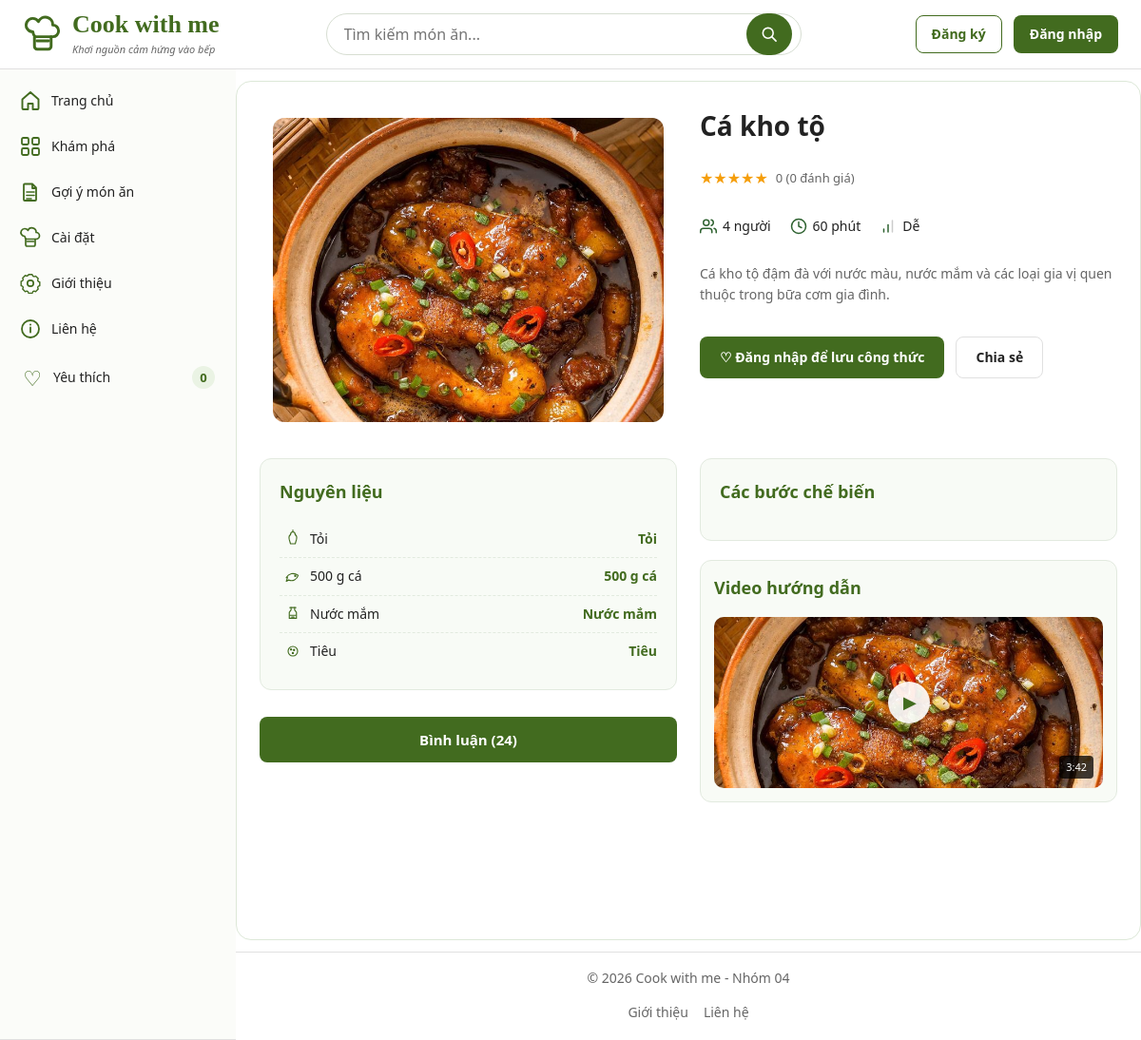
The app's page /chi-tiet.php?id=ca-kho-to, older data.
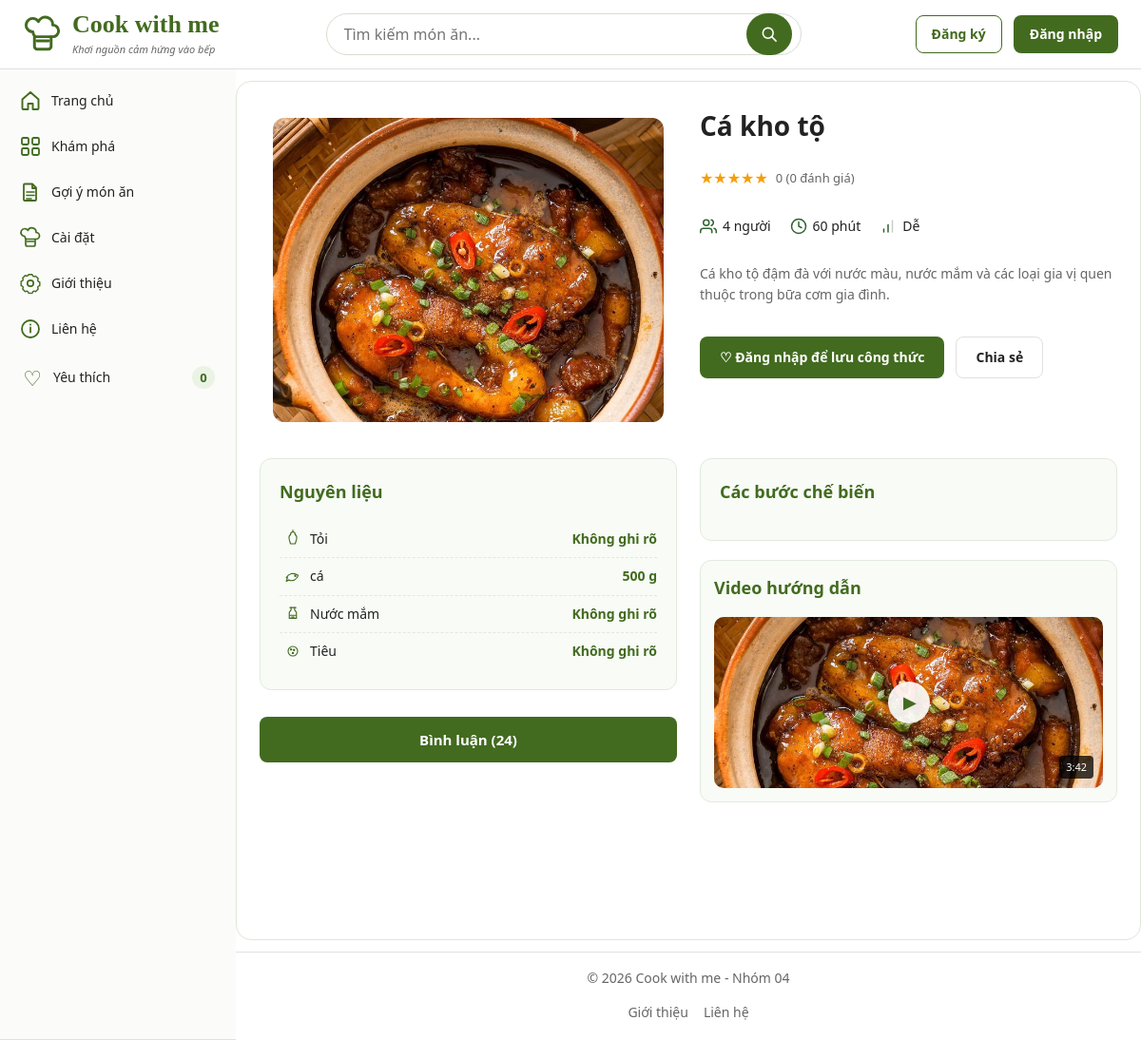
The same page, newer data.
### tables this page shows
CREATE TABLE mon_an (
    id INT UNSIGNED AUTO_INCREMENT PRIMARY KEY,
    slug VARCHAR(150) NOT NULL UNIQUE,
    danh_muc_id INT UNSIGNED NOT NULL,
    ten VARCHAR(200) NOT NULL,
    thoi_gian SMALLINT UNSIGNED NOT NULL,
    khau_phan SMALLINT UNSIGNED NOT NULL,
    do_kho VARCHAR(30) NOT NULL,
    ngan_sach INT UNSIGNED NOT NULL,
    ton_kho INT UNSIGNED NOT NULL DEFAULT 0,
    hinh_anh VARCHAR(255),
    mo_ta TEXT,
    video VARCHAR(255),
    danh_gia DECIMAL(3,2) DEFAULT 0,
    so_luot_danh_gia INT UNSIGNED DEFAULT 0,
    ngay_tao DATETIME NOT NULL
        DEFAULT CURRENT_TIMESTAMP,

    CONSTRAINT fk_mon_an_danh_muc
        FOREIGN KEY (danh_muc_id)
        REFERENCES danh_muc(id)
        ON DELETE RESTRICT,

    CONSTRAINT chk_mon_an_thoi_gian
        CHECK (thoi_gian > 0),

    CONSTRAINT chk_mon_an_khau_phan
        CHECK (khau_phan > 0),

    INDEX idx_mon_an_danh_muc_ngan_sach
        (danh_muc_id, ngan_sach)
);

CREATE TABLE mon_an_nguyen_lieu (
    mon_an_id INT UNSIGNED NOT NULL,
    nguyen_lieu_id INT UNSIGNED NOT NULL,
    so_luong VARCHAR(100) NOT NULL,

    PRIMARY KEY (mon_an_id, nguyen_lieu_id),

    FOREIGN KEY (mon_an_id)
        REFERENCES mon_an(id)
        ON DELETE CASCADE,

    FOREIGN KEY (nguyen_lieu_id)
        REFERENCES nguyen_lieu(id)
        ON DELETE RESTRICT
);

CREATE TABLE nguyen_lieu (
    id INT UNSIGNED AUTO_INCREMENT PRIMARY KEY,
    ten VARCHAR(150) NOT NULL UNIQUE
);

### inc/db.php (called while the page is built)
<?php
function db(): PDO
{
    static $pdo = null;
    if ($pdo === null) {
       $dsn = 'mysql:host=127.0.0.1;port=3306;dbname=ltweb_nhom04;charset=utf8mb4';
        $pdo = new PDO(
            $dsn,
            'root',
            '',
            [
                PDO::ATTR_ERRMODE => PDO::ERRMODE_EXCEPTION,
                PDO::ATTR_DEFAULT_FETCH_MODE => PDO::FETCH_ASSOC,
                PDO::ATTR_EMULATE_PREPARES => false,
            ]
        );
    }
    return $pdo;
}

### src/Data/KhoMonAn.php (called while the page is built, shortened)
<?php
class KhoMonAn
{
    private function chuyenMonAn(array $dong): MonAn
    {
        return MonAn::tuMang([
            'id' => $dong['slug'],
            'ten' => $dong['ten'],
            'danhMuc' => $dong['danh_muc'],
            'thoiGian' => $dong['thoi_gian'],
            'khauPhan' => $dong['khau_phan'],
            'doKho' => $dong['do_kho'],
            'nganSach' => $dong['ngan_sach'],
            'hinhAnh' => $dong['hinh_anh'] ?? '',
            'danhGia' => $dong['danh_gia'] ?? 0,
            'soLuotDanhGia' => $dong['so_luot_danh_gia'] ?? 0,
            'moTa' => $dong['mo_ta'] ?? '',
            'nguyenLieu' => [],
            'cacBuoc' => [],
            'video' => $dong['video'] ?? ''
        ]);
    }
    private function taoDanhSach(array $cacDong): array
    {
        $danhSach = [];
        $monTheoId = [];
        foreach ($cacDong as $dong) {
            $mon = $this->chuyenMonAn($dong);
            $danhSach[] = $mon;
            $monTheoId[(int)$dong['id']] = $mon;
        }
        $cacId = array_keys($monTheoId);
        $dauHoi = implode(
            ', ',
            array_fill(0, count($cacId), '?')
        );
        $sqlNguyenLieu = "
            SELECT
                mnl.mon_an_id,
                nl.ten AS ten_nguyen_lieu,
                mnl.so_luong
            FROM mon_an_nguyen_lieu AS mnl
            INNER JOIN nguyen_lieu AS nl
                ON nl.id = mnl.nguyen_lieu_id
            WHERE mnl.mon_an_id IN ($dauHoi)
            ORDER BY mnl.mon_an_id, mnl.nguyen_lieu_id
        ";
        $stmt = $this->db->prepare($sqlNguyenLieu);
        $stmt->execute($cacId);
        $cacNguyenLieu = $stmt->fetchAll(
            PDO::FETCH_ASSOC
        );
        foreach ($cacNguyenLieu as $dong) {
            $idMon = (int)$dong['mon_an_id'];
        }
        $sqlBuocNau = "
            SELECT
                mon_an_id,
                thu_tu,
                noi_dung
            FROM buoc_nau
            WHERE mon_an_id IN ($dauHoi)
            ORDER BY mon_an_id, thu_tu
        ";
        $stmt = $this->db->prepare($sqlBuocNau);
        $stmt->execute($cacId);
        $cacBuoc = $stmt->fetchAll(
            PDO::FETCH_ASSOC
        );
        return $danhSach;
    }
    public function timTheoId(string $id): ?MonAn
    {
        $sql = "
            SELECT
                m.*,
                d.ten AS danh_muc
            FROM mon_an AS m
            INNER JOIN danh_muc AS d
                ON d.id = m.danh_muc_id
            WHERE m.slug = :slug
            LIMIT 1
        ";
        $stmt = $this->db->prepare($sql);
        $stmt->execute(['slug' => $id]);
        $dong = $stmt->fetch(PDO::FETCH_ASSOC);
        $danhSach = $this->taoDanhSach([$dong]);
        return $danhSach[0] ?? null;
    }
}

### src/Models/MonAn.php (called while the page is built, shortened)
<?php
class MonAn
{
    public static function tuMang(array $data): self
    {
        return new self(
            id: (string)($data['id'] ?? $data['maMon'] ?? ''),
            ten: (string)($data['ten'] ?? ''),
            danhMuc: (string)($data['danhMuc'] ?? ''),
            thoiGian: (int)($data['thoiGian'] ?? 0),
            khauPhan: (int)($data['khauPhan'] ?? 0),
            doKho: (string)($data['doKho'] ?? 'Dễ'),
            nganSach: (int)($data['nganSach'] ?? $data['gia'] ?? 0),
            hinhAnh: (string)($data['hinhAnh'] ?? ''),
            danhGia: (float)($data['danhGia'] ?? 0),
            soLuotDanhGia: (int)($data['soLuotDanhGia'] ?? 0),
            moTa: (string)($data['moTa'] ?? ''),
            nguyenLieu: (array)($data['nguyenLieu'] ?? []),
            cacBuoc: (array)($data['cacBuoc'] ?? []),
            video: (string)($data['video'] ?? '')
        );
    }
}

### inc/ham.php (called while the page is built, shortened)
<?php
if (!function_exists('e')) {
    function e(?string $chuoi): string
    {
        return htmlspecialchars($chuoi ?? '', ENT_QUOTES, 'UTF-8');
    }
}

### chi-tiet.php (the view, shortened to what the rows shown need)
<?php
require_once __DIR__ . '/inc/db.php';
$id       = trim((string) ($_GET['id'] ?? ''));
$khoMonAn = new KhoMonAn(db());
$monAn = $khoMonAn->timTheoId($id);
$daDangNhap      = !empty($_SESSION['user']) || !empty($_SESSION['nguoi_dung']);
$yeuThichService = new YeuThichService();
$daYeuThich      = $daDangNhap && $yeuThichService->co($monAn->id);
function layClassNguyenLieu(string $ten): string
{
    $tenLower = mb_strtolower($ten);
    if (str_contains($tenLower, 'tỏi'))        return 'nguyen-lieu-toi';
    if (str_contains($tenLower, 'nước mắm'))   return 'nguyen-lieu-nuoc-mam';
    if (str_contains($tenLower, 'tiêu'))       return 'nguyen-lieu-tieu';
    if (str_contains($tenLower, 'cá'))         return 'nguyen-lieu-ca';
    return 'nguyen-lieu-gia-vi';
}
$tenMon = $monAn->ten ?: 'Chi tiết món ăn';
require __DIR__ . '/inc/header.php';
?>
<main class="chi-tiet-trang">
    <div class="chi-tiet-mon-an">
        <div class="khu-vuc-hinh-anh">
            <figure class="hinh-anh-mon-an">
                <img src="<?= e($monAn->hinhAnh ?: 'images/default.jpg') ?>" alt="<?= e($tenMon) ?>">
            </figure>
        </div>
        <div class="thong-tin-mon-an">
            <h1 class="tieu-de-mon-an"><?= e($tenMon) ?></h1>
            <div class="thong-tin-danh-gia">
                <span class="danh-gia">★★★★★</span>
                <span class="so-luot-danh-gia">
                    <?= e((string) $monAn->danhGia) ?> (<?= e((string) $monAn->soLuotDanhGia) ?> đánh giá)
                </span>
            </div>
            <div class="thong-tin-co-ban-ngang">
                <div class="item-meta">
                    <img src="images/icons/khau-phan.svg" alt="Khẩu phần" style="width: 18px; height: 18px; object-fit: contain;">
                    <span><?= e((string) $monAn->khauPhan) ?> người</span>
                </div>
                <div class="item-meta">
                    <img src="images/icons/thoi-gian.svg" alt="Thời gian" style="width: 18px; height: 18px; object-fit: contain;">
                    <span><?= e((string) $monAn->thoiGian) ?> phút</span>
                </div>
                <div class="item-meta">
                    <img src="images/icons/do-kho.svg" alt="Độ khó" style="width: 18px; height: 18px; object-fit: contain;">
                    <span><?= e($monAn->doKho) ?></span>
                </div>
            </div>
            <div class="mo-ta-mon-an">
                <p><?= e($monAn->moTa) ?></p>
            </div>
            <div class="khu-vuc-hanh-dong">
                <?php if ($daDangNhap): ?>
                    <form action="chi-tiet.php?id=<?= e($monAn->id) ?>" method="post">
                        <button
                            type="submit"
                            name="doi_yeu_thich"
                            value="1"
                            class="nut nut-yeu-thich"
                            aria-label="<?= $daYeuThich ? 'Bỏ khỏi yêu thích' : 'Thêm vào yêu thích' ?>"
                        >
                            <?= $daYeuThich ? '♥ Đã lưu' : '♡ Lưu công thức' ?>
                        </button>
                    </form>
                <?php else: ?>
                    <a href="dang-nhap.php" class="nut nut-yeu-thich">
                    </a>
                <?php endif; ?>
                <button type="button" class="nut nut-chia-se">
                </button>
            </div>
        </div>
        <div class="cot-trai-chi-tiet">
            <section class="khu-vuc-nguyen-lieu">
                <h2>Nguyên liệu</h2>
                <ul class="danh-sach-nguyen-lieu">
                    <?php if (!empty($monAn->nguyenLieu) && is_array($monAn->nguyenLieu)): ?>
                        <?php foreach ($monAn->nguyenLieu as $nl): ?>
                            <?php
                                $tenNL     = is_array($nl) ? ($nl['ten'] ?? '') : (string) $nl;
                                $luongNL   = is_array($nl) ? ($nl['soLuong'] ?? '') : '';
                                $classIcon = (is_array($nl) && isset($nl['class']))
                                    ? $nl['class']
                                    : layClassNguyenLieu($tenNL);
                            ?>
                            <li class="<?= e($classIcon) ?>">
                                <span><?= e($tenNL) ?></span>
                                <?php if ($luongNL !== ''): ?>
                                    <span class="so-luong-nl" style="font-weight: 600; color: var(--mau-chinh);"><?= e($luongNL) ?></span>
                                <?php endif; ?>
                            </li>
                        <?php endforeach; ?>
                    <?php endif; ?>
                </ul>
            </section>
        </div>
        <div class="cot-phai-chi-tiet">
            <section class="khu-vuc-cac-buoc">
                <h2>Các bước chế biến</h2>
            </section>
            <section class="video-huong-dan">
                <h2>Video hướng dẫn</h2>
            </section>
        </div>
    </div>
</main>
<?php
require __DIR__ . '/inc/footer.php';
?>

Row changes from the older to the newer data that the page shows:
changed mon_an_nguyen_lieu "Tỏi": so_luong "Tỏi" → "Không ghi rõ"
changed mon_an_nguyen_lieu (number 2 of 4 on the later page): nguyen_lieu.ten "500 g cá" → "cá"; so_luong "500 g cá" → "500 g"
changed mon_an_nguyen_lieu "Nước mắm": so_luong "Nước mắm" → "Không ghi rõ"
changed mon_an_nguyen_lieu "Tiêu": so_luong "Tiêu" → "Không ghi rõ"
